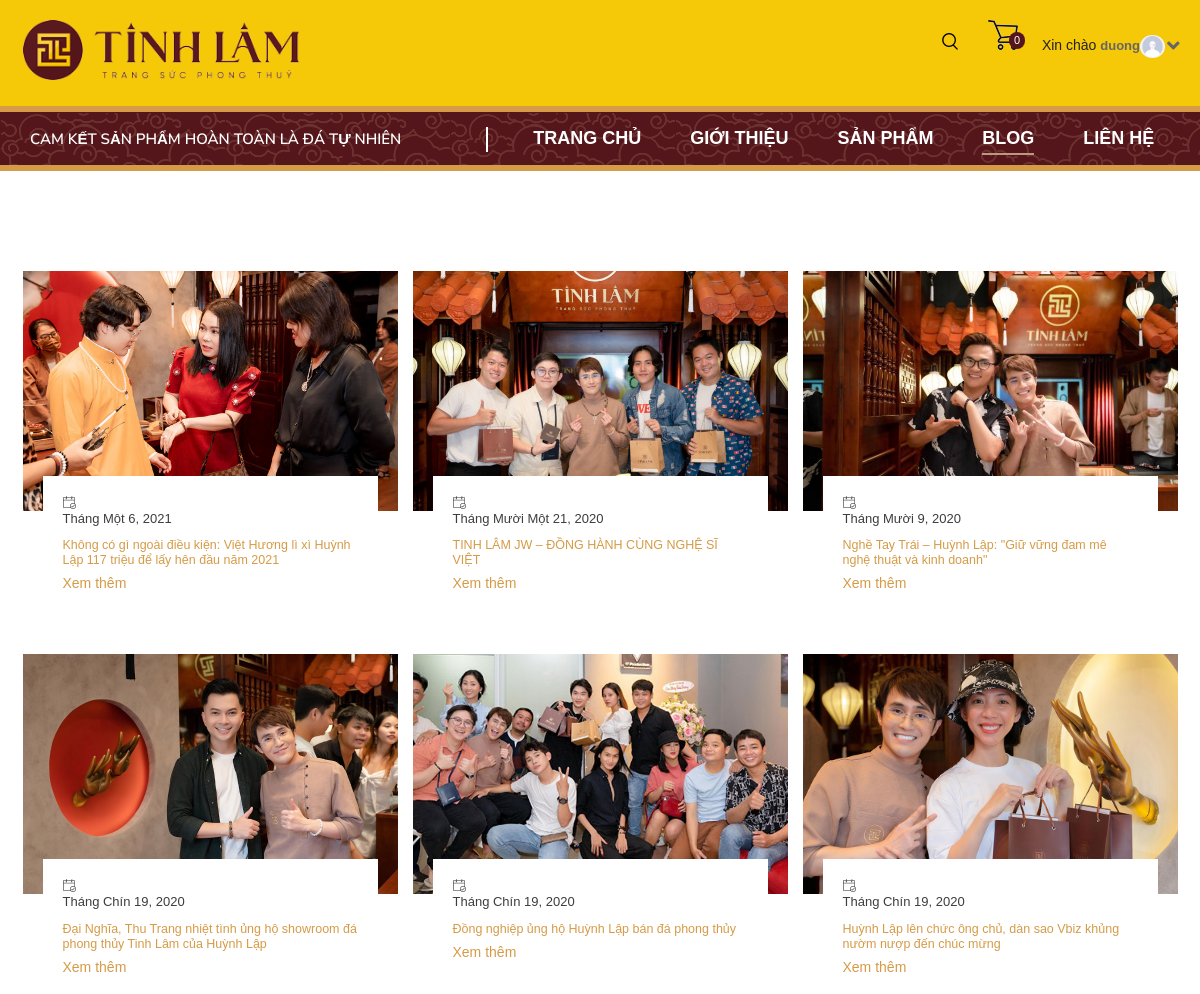
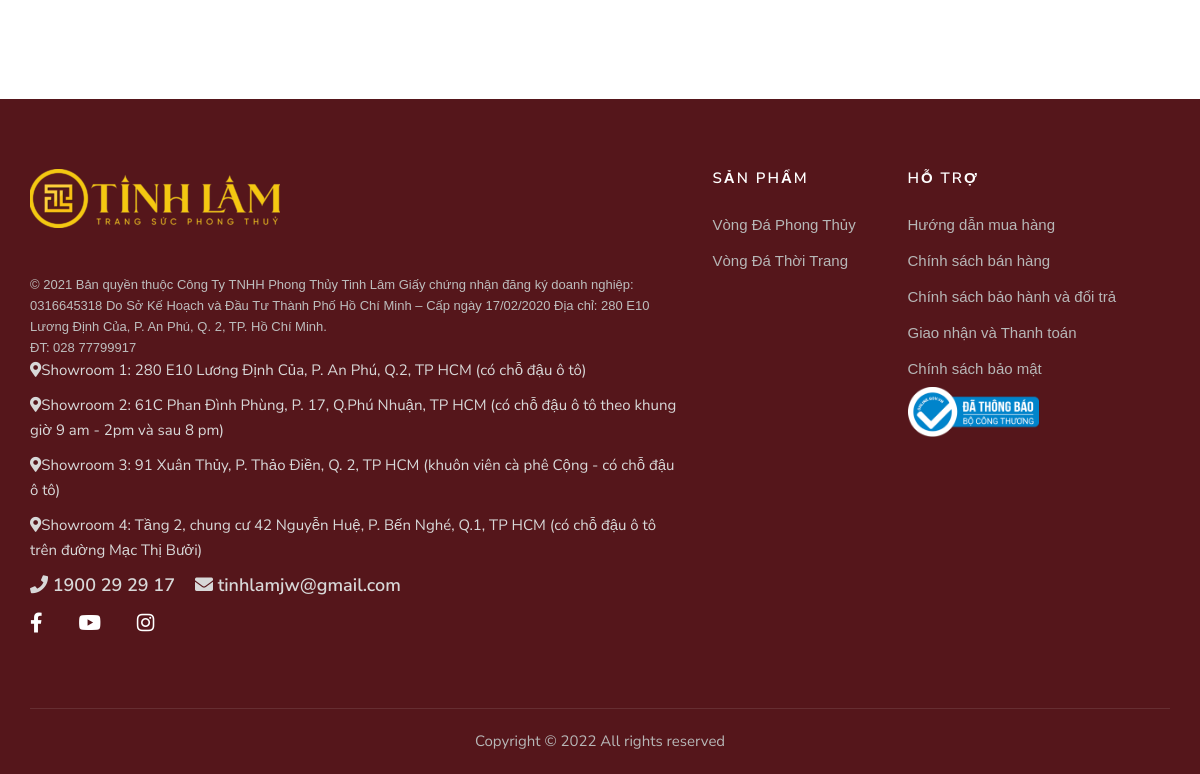
Screenshot of /user/blog.php (signed in) with the database file from the repository (2 pictures, top to bottom).
### tables this page shows
CREATE TABLE `blog` (
  `id` int(11) NOT NULL,
  `date` varchar(80) NOT NULL,
  `description` varchar(10000) NOT NULL,
  `img` varchar(80) NOT NULL,
  `url` varchar(1000) UNIQUE
);

CREATE TABLE `showrooms` (
  `address` varchar(255) NOT NULL
);

CREATE TABLE `contacts` (
  `id` int(11) NOT NULL,
  `email` varchar(255) NOT NULL,
  `phone` varchar(255) NOT NULL
);

### controller/blog_item.php (the view, shortened to what this page needs)
<?php
    require_once "database.php";
    $query = "select * from blog";
    $res = mysqli_query($conn,$query);
    while ($row = mysqli_fetch_assoc($res)){
        $date = $row['date'];
        $desc = $row['description'];
        $img = $row['img'];
        $url = $row['url'];
?>
    <div class="col-lg-4 col-md-4 col-sm-4">
        <div class="blog__item">
            <a
                href="#">
                <div class="blog__item__pic set-bg"
                    data-setbg="img/<?=$img?>"
                    style="background-image: url(&quot;img/<?=$img?>&quot;);">
                </div>
            </a>
            <div class="blog__item__text">
                <span><img src="img/calendar.png" alt> <?php echo $date?></span>
                <a
                    href="#">
                    <h5><?php echo $desc?>
                    </h5>
                </a>
                <a href="<?=$url?>"
                    class="btn-read">Xem thêm</a>
            </div>
        </div>
    </div>
<?php
    }
?>

### user/component/footer.php (shortened to what this page needs)
<div class="footer">
    <div class="container">
      <div class="row">
        <div class="col-lg-7 col-md-6 col-12">
          <div class="about-us">
            <div class="logo">
              <a href="index.html">
                <img src="./img/footer-logo.png" alt="logo">
              </a>
            </div>
            <span style="color: #bdbdbd; line-height: 14px; font-size: 13px;">©&nbsp;2021 Bản quyền thuộc Công Ty TNHH Phong Thủy Tinh Lâm
              Giấy chứng nhận đăng ký doanh nghiệp: 0316645318
              Do Sở Kế Hoạch và Đầu Tư Thành Phố Hồ Chí Minh – Cấp ngày 17/02/2020
              Địa chỉ: 280 E10 Lương Định Của, P. An Phú, Q. 2, TP. Hồ Chí Minh.<br>
              ĐT: 028 77799917<br>
            </span>
            <?php
              require_once "../controller/database.php";
              $query = "SELECT * FROM showrooms";
              $result = mysqli_query($conn, $query) or die('Error, query failed');
              $count =1;
              while ($row = mysqli_fetch_assoc($result)) {
                echo "<p><i class='fa fa-map-marker-alt'></i>Showroom ".$count.": ". $row['address'] . "</p>";
                $count++;
              }
              $query = "SELECT * FROM contacts";
              $result = mysqli_query($conn, $query) or die('Error, query failed');
              while ($row = mysqli_fetch_assoc($result)) {
                echo "<p class='contact'><i class='fa fa-phone'></i> ".
                $row['phone']
                . "<i class='fa fa-envelope'></i> " . $row['email'] ."</p>";
              }
            ?>
            <div class="social__redirect">
              <a target="_blank" class="facebook" href="#"><i
                class="fab fa-facebook-f"></i></a>
            <a target="_blank" class="youtube" href="#"><i
                class="fab fa-youtube"></i></a>
            <a target="_blank" class="instagram" href="#"><i
                class="fab fa-instagram"></i></a>
            </div>
          </div>
        </div>
        <div class="col-lg-2 col-md-3 col-sm-6">
          <div class="categories">
            <h6>Sản phẩm</h6>
            <ul>
              <li><a href="#">Vòng Đá Phong Thủy</a></li>
              <li><a href="#">Vòng Đá Thời Trang</a></li>
            </ul>
          </div>
        </div>
        <div class="col-lg-3 col-md-3 col-sm-6">
          <div class="categories">
            <h6>Hỗ trợ</h6>
            <ul>
              <li><a href="#">Hướng dẫn mua hàng</a></li>
              <li><a href="#">Chính sách bán hàng</a></li>
              <li><a href="#">Chính sách bảo hành và đổi trả</a></li>
              <li><a href="#">Giao nhận và Thanh toán</a></li>
              <li><a href="#">Chính sách bảo mật</a></li>
            </ul>
            <img src="./img/logoNoti.png" alt="" width = 50% height = 50%/>
          </div>
        </div>
      </div>
      <div class="footer__copyright__text">
        <p>Copyright © 2022
          All rights reserved
        </p>
      </div>
    </div>
  </div>

### user/css/intro2.css (style rules this page uses)
.set-bg { background-repeat: no-repeat; background-size: cover; background-position: top center }
.footer { background: #55161b; padding-top: 70px }
.footer__copyright__text { border-top: 1px solid rgba(255, 255, 255, .1); padding: 20px 0; margin-top: 40px }
.footer__copyright__text p { color: #b7b7b7; margin-bottom: 0 }
.blog__item { margin-bottom: 45px }
.blog__item__pic { height: 240px }
.blog__item__text { padding: 20px 20px 15px; margin: 0 20px; margin-top: -35px; background: #fff; -webkit-transition: all, 0.3s; -o-transition: all, 0.3s; transition: all, 0.3s }
.blog__item__text span { color: #3d3d3d; font-size: 13px; display: block; margin-bottom: 10px }

### user/css/index.css (style rules this page uses)
* { margin: 0; padding: 0; }
html, body { padding: 0 !important; overflow-x: hidden; font-family: 'Nunito Sans', sans-serif; font-size: 15px; font-weight: normal; color: #222; }
@media only screen and (min-width: 768px) { .container { max-width: 720px; } }
@media only screen and (min-width: 992px) { .container { max-width: 960px; } }
@media only screen and (min-width: 1200px) { .container { max-width: 1170px; } }
.footer { padding-top: 70px; position: relative; }
.footer::before { content: " "; display: block; width: 100%; height: 300px; bottom: 0; left: 0; background-image: url("../../img/white-cloud-bg.png"); background-size: 100%; background-repeat: no-repeat; position: absolute; opacity: 0.2; z-index: -1; }
.footer::after { content: " "; display: block; width: 100%; height: 100%; top: 0; left: 0; background: #55161b; position: absolute; z-index: -2; }
.footer .about-us { margin-bottom: 30px; }
.footer .about-us .logo { margin-bottom: 30px; max-width: 250px; }
.footer .about-us .logo a { display: inline-block; margin-bottom: 10px; }
.footer .about-us .logo a img { max-width: 100%; }
.footer .about-us p { color: #d8d8d8; margin-bottom: 10px; }
.footer .about-us .contact { font-size: 18px; font-weight: 600; }
.footer .about-us .contact .fa-envelope { margin-left: 20px; }
.footer .about-us .social__redirect { position: relative; margin: 10px 0; text-align: left; }
.footer .about-us .social__redirect a { font-size: 20px; color: #fff; display: inline-block; margin-right: 32px; -webkit-transition: all 0.2s ease; transition: all 0.2s ease; }
.footer .about-us .social__redirect a:last-child { margin-right: 0; }
.footer .categories { margin-bottom: 30px; }
.footer .categories h6 { color: #fff; font-size: 15px; font-weight: 600; text-transform: uppercase; letter-spacing: 2px; margin-bottom: 20px; }
.footer .categories ul { padding: 0; margin: 0; }
.footer .categories ul li { line-height: 36px; list-style: none; }
.footer .categories ul li a { text-decoration: none; color: #b7b7b7; font-size: 15px; }
.footer .footer__copyright__text { text-align: center; border-top: 1px solid rgba(255, 255, 255, 0.1); padding: 20px 0; margin-top: 40px; }
.footer .footer__copyright__text p { color: #b7b7b7; margin-bottom: 0; }
:root { --primary: #08aeea; --secondary: #13d2b8; --purple: #bd93f9; --pink: #ff6bcb; --blue: #8be9fd; --gray: #333; --font: "Poppins", sans-serif; --gradient: linear-gradient(40deg, #ff6ec4, #7873f5); --shadow: 0 0 15px 0 rgba(0, 0, 0, 0.05); }
*, *:before, *:after { box-sizing: border-box; }
html { font-size: 62.5%; }
body { font-family: var(--font); font-size: 1.4rem; overflow-x: hidden; font-weight: 300; position: relative; }
img { display: block; max-width: 100%; }
a { text-decoration: none; }
:root { --primary-blue: #047d81; --secondary-blue: #024143; --dark-secondary-blue: #022120; --secondary-black: #3a4042; --white-card: #dfdfdf; }
* { color: white (--secondary-black); }
body { position: relative; }

### rows the page displays
blog: img (picture), date "Tháng Một 6, 2021", description "Không có gì ngoài điều kiện: Việt Hương lì xì Huỳnh Lập 117 triệu để lấy hên đầu năm 2021"
blog: img (picture), date "Tháng Mười Một 21, 2020", description "TINH LÂM JW – ĐỒNG HÀNH CÙNG NGHỆ SĨ VIỆT"
blog: img (picture), date "Tháng Mười 9, 2020", description "Nghề Tay Trái – Huỳnh Lập: \"Giữ vững đam mê nghệ thuật và kinh doanh\""
blog: img (picture), date "Tháng Chín 19, 2020", description "Đại Nghĩa, Thu Trang nhiệt tình ủng hộ showroom đá phong thủy Tinh Lâm của Huỳnh Lập"
blog: img (picture), date "Tháng Chín 19, 2020", description "Đồng nghiệp ủng hộ Huỳnh Lập bán đá phong thủy"
blog: img (picture), date "Tháng Chín 19, 2020", description "Huỳnh Lập lên chức ông chủ, dàn sao Vbiz khủng nườm nượp đến chúc mừng"
showrooms: address "280 E10 Lương Định Của, P. An Phú, Q.2, TP HCM (có chỗ đậu ô tô)"
showrooms: address "61C Phan Đình Phùng, P. 17, Q.Phú Nhuận, TP HCM (có chỗ đậu ô tô theo khung giờ 9 am - 2pm và sau 8 pm)"
showrooms: address "91 Xuân Thủy, P. Thảo Điền, Q. 2, TP HCM (khuôn viên cà phê Cộng - có chỗ đậu ô tô)"
showrooms: address "Tầng 2, chung cư 42 Nguyễn Huệ, P. Bến Nghé, Q.1, TP HCM (có chỗ đậu ô tô trên đường Mạc Thị Bưởi)"
contacts: phone "1900 29 29 17", email "tinhlamjw@gmail.com"

### other values shown
$_SESSION["totalquantity"] "0"
$_SESSION['username'] "duong"
